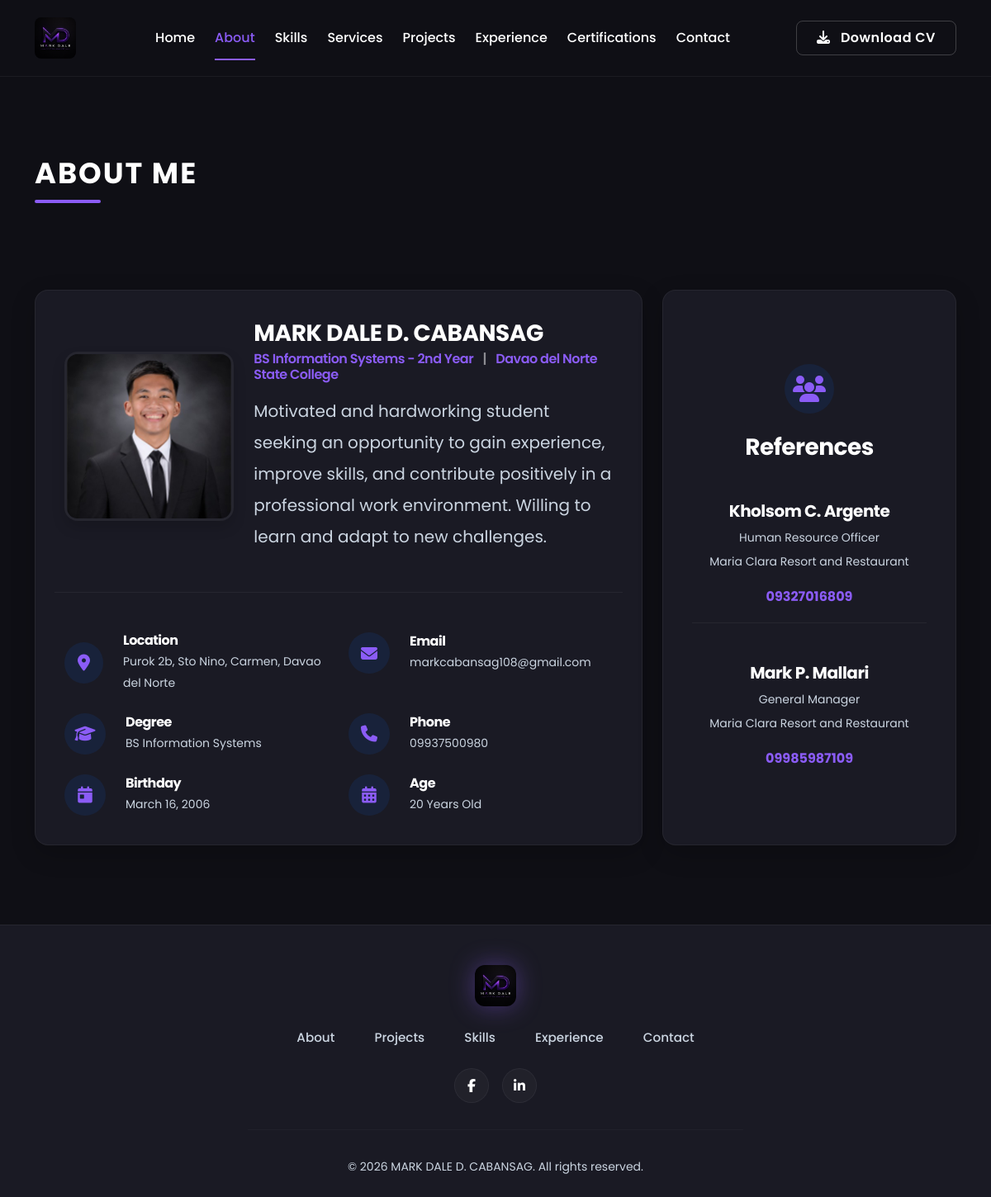
Page /about.php on the committed database.
### tables this page shows
CREATE TABLE `settings` (
  `id` int(11) NOT NULL,
  `site_title` varchar(255) DEFAULT 'Mark Dale D. Cabansag',
  `hero_title` varchar(255) DEFAULT 'INFORMATION SYSTEMS STUDENT',
  `hero_name` varchar(255) DEFAULT 'MARK DALE D. CABANSAG',
  `objective` text DEFAULT NULL,
  `email` varchar(255) DEFAULT 'markcabansag108@gmail.com',
  `phone` varchar(50) DEFAULT '0993-740-0980',
  `location` varchar(255) DEFAULT 'Purok 2b, Sto Nino, Carmen, Davao del Norte',
  `linkedin` varchar(255) DEFAULT 'https://www.linkedin.com/in/mark-dale-cabansag-010105409/',
  `github` varchar(255) DEFAULT ''
);

### about.php (the view)
<?php require_once 'includes/header.php'; ?>
<section class="py-5 mt-5 min-vh-100">
    <div class="container">
        <h2 class="section-title">About Me</h2>
        <div class="row mt-5 g-4 align-items-stretch">
            <div class="col-lg-8">
                <div class="custom-card h-100">
                    <div class="row align-items-center mb-5">
                        <div class="col-md-4 text-center text-md-start mb-4 mb-md-0">
                            <img src="assets/images/mark.jpg" alt="<?= htmlspecialchars($settings['hero_name'] ?? 'Mark Dale D. Cabansag') ?>" class="img-fluid rounded-4 shadow" style="max-height: 250px; object-fit: cover; border: 3px solid rgba(255,255,255,0.05);">
                        </div>
                        <div class="col-md-8">
                            <h3 class="text-white fw-bold mb-1"><?= htmlspecialchars($settings['hero_name'] ?? 'MARK DALE D. CABANSAG') ?></h3>
                            <h6 class="mb-3 fw-semibold" style="color: var(--primary-color) !important;">BS Information Systems - 2nd Year <span class="text-white mx-2 opacity-50">|</span> Davao del Norte State College</h6>
                            <p class="text-muted fs-5 mb-0" style="line-height: 1.9;">
                                <?= nl2br(htmlspecialchars($settings['objective'] ?? 'I am an Information Systems student with a passion for developing innovative and efficient solutions.')) ?>
                            </p>
                        </div>
                    </div>
                    <div class="row g-4 mt-2 border-top pt-4" style="border-color: rgba(255,255,255,0.05) !important;">
                        <div class="col-md-6">
                            <div class="d-flex align-items-center gap-4">
                                <div class="bg-primary bg-opacity-10 p-3 rounded-circle d-flex align-items-center justify-content-center" style="width: 50px; height: 50px; color: var(--primary-color);">
                                    <i class="fas fa-map-marker-alt fa-lg"></i>
                                </div>
                                <div>
                                    <h6 class="mb-1 text-white fw-bold">Location</h6>
                                    <p class="mb-0 text-muted small"><?= htmlspecialchars($settings['location'] ?? '') ?></p>
                                </div>
                            </div>
                        </div>
                        <div class="col-md-6">
                            <div class="d-flex align-items-center gap-4">
                                <div class="bg-primary bg-opacity-10 p-3 rounded-circle d-flex align-items-center justify-content-center" style="width: 50px; height: 50px; color: var(--primary-color);">
                                    <i class="fas fa-envelope fa-lg"></i>
                                </div>
                                <div>
                                    <h6 class="mb-1 text-white fw-bold">Email</h6>
                                    <p class="mb-0 text-muted small"><?= htmlspecialchars($settings['email'] ?? '') ?></p>
                                </div>
                            </div>
                        </div>
                        <div class="col-md-6">
                            <div class="d-flex align-items-center gap-4">
                                <div class="bg-primary bg-opacity-10 p-3 rounded-circle d-flex align-items-center justify-content-center" style="width: 50px; height: 50px; color: var(--primary-color);">
                                    <i class="fas fa-graduation-cap fa-lg"></i>
                                </div>
                                <div>
                                    <h6 class="mb-1 text-white fw-bold">Degree</h6>
                                    <p class="mb-0 text-muted small">BS Information Systems</p>
                                </div>
                            </div>
                        </div>
                        <div class="col-md-6">
                            <div class="d-flex align-items-center gap-4">
                                <div class="bg-primary bg-opacity-10 p-3 rounded-circle d-flex align-items-center justify-content-center" style="width: 50px; height: 50px; color: var(--primary-color);">
                                    <i class="fas fa-phone fa-lg"></i>
                                </div>
                                <div>
                                    <h6 class="mb-1 text-white fw-bold">Phone</h6>
                                    <p class="mb-0 text-muted small"><?= htmlspecialchars($settings['phone'] ?? '') ?></p>
                                </div>
                            </div>
                        </div>
                        <div class="col-md-6">
                            <div class="d-flex align-items-center gap-4">
                                <div class="bg-primary bg-opacity-10 p-3 rounded-circle d-flex align-items-center justify-content-center" style="width: 50px; height: 50px; color: var(--primary-color);">
                                    <i class="fas fa-calendar-day fa-lg"></i>
                                </div>
                                <div>
                                    <h6 class="mb-1 text-white fw-bold">Birthday</h6>
                                    <p class="mb-0 text-muted small">March 16, 2006</p>
                                </div>
                            </div>
                        </div>
                        <div class="col-md-6">
                            <div class="d-flex align-items-center gap-4">
                                <div class="bg-primary bg-opacity-10 p-3 rounded-circle d-flex align-items-center justify-content-center" style="width: 50px; height: 50px; color: var(--primary-color);">
                                    <i class="fas fa-calendar-alt fa-lg"></i>
                                </div>
                                <div>
                                    <h6 class="mb-1 text-white fw-bold">Age</h6>
                                    <?php
                                        $birthdate = new DateTime('2006-03-16');
                                        $today = new DateTime('today');
                                        $age = $birthdate->diff($today)->y;
                                    ?>
                                    <p class="mb-0 text-muted small"><?= $age ?> Years Old</p>
                                </div>
                            </div>
                        </div>
                    </div>
                </div>
            </div>
            <div class="col-lg-4">
                <div class="custom-card text-center h-100 d-flex flex-column justify-content-center py-5">
                    <div class="bg-primary bg-opacity-10 d-inline-flex align-items-center justify-content-center rounded-circle mx-auto mb-4" style="width: 60px; height: 60px; color: var(--primary-color);">
                        <i class="fas fa-users fa-2x"></i>
                    </div>
                    <h3 class="fw-bold mb-5 text-white">References</h3>
                    <div class="text-center mb-5 pb-3 border-bottom" style="border-color: rgba(255,255,255,0.05) !important;">
                        <h5 class="text-white fw-bold mb-2">Kholsom C. Argente</h5>
                        <p class="text-muted small mb-1">Human Resource Officer</p>
                        <p class="text-muted small mb-3">Maria Clara Resort and Restaurant</p>
                        <p class="text-primary fw-bold mb-0" style="color: var(--primary-color) !important;">09327016809</p>
                    </div>
                    <div class="text-center">
                        <h5 class="text-white fw-bold mb-2">Mark P. Mallari</h5>
                        <p class="text-muted small mb-1">General Manager</p>
                        <p class="text-muted small mb-3">Maria Clara Resort and Restaurant</p>
                        <p class="text-primary fw-bold mb-0" style="color: var(--primary-color) !important;">09985987109</p>
                    </div>
                </div>
            </div>
        </div>
    </div>
</section>
<?php require_once 'includes/footer.php'; ?>

### includes/footer.php (shortened to what this page needs)
<footer class="pt-5 pb-4 mt-5 border-top" style="border-color: rgba(255,255,255,0.05) !important; background-color: var(--surface-color);">
    <div class="container text-center">
        <a href="./" class="d-inline-block mb-4 text-decoration-none">
            <img src="assets/images/logo.png" alt="MD Logo" style="height: 50px; width: auto; border-radius: 12px; filter: drop-shadow(0 0 15px rgba(139, 92, 246, 0.4));">
        </a>
        <div class="d-flex flex-wrap justify-content-center gap-3 gap-md-5 mb-4 footer-nav-links">
            <a href="about" class="text-muted text-decoration-none">About</a>
            <a href="projects" class="text-muted text-decoration-none">Projects</a>
            <a href="skills" class="text-muted text-decoration-none">Skills</a>
            <a href="experience" class="text-muted text-decoration-none">Experience</a>
            <a href="contact" class="text-muted text-decoration-none">Contact</a>
        </div>
        <div class="d-flex justify-content-center gap-3 mb-2">
            <a href="https://www.facebook.com/markdalecabansag1" class="social-icon-footer" target="_blank"><i class="fab fa-facebook-f"></i></a>
            <?php if(!empty($settings['linkedin'])): ?>
            <a href="<?= htmlspecialchars($settings['linkedin']) ?>" class="social-icon-footer" target="_blank"><i class="fab fa-linkedin-in"></i></a>
            <?php endif; ?>
        </div>
        <hr style="border-color: rgba(255,255,255,0.1); margin: 2rem auto; width: 100%; max-width: 600px;">
        <p class="text-muted small mb-0">&copy; <?= date('Y') ?> <?= htmlspecialchars($settings['hero_name'] ?? 'Mark Dale D. Cabansag') ?>. All rights reserved.</p>
    </div>
</footer>
</body>
</html>

### assets/css/style.css (style rules this page uses)
:root { --bg-color: #0f0f15; --surface-color: #1a1a24; --surface-light: #252533; --primary-color: #8b5cf6; --primary-hover: #a78bfa; --text-main: #ffffff; --text-muted: #cbd5e1; --font-family: 'Poppins', sans-serif; }
body { background-color: var(--bg-color); color: var(--text-main); font-family: var(--font-family); -webkit-font-smoothing: antialiased; font-size: 16px; line-height: 1.8; }
.text-muted { color: var(--text-muted) !important; }
a { text-decoration: none; transition: all 0.3s ease; }
h1, h2, h3, h4, h5, h6 { color: var(--text-main); font-weight: 600; letter-spacing: -0.5px; }
.custom-card { background-color: var(--surface-color); border: 1px solid rgba(255, 255, 255, 0.05); border-radius: 16px; padding: 35px; transition: all 0.4s ease; box-shadow: 0 10px 30px rgba(0, 0, 0, 0.2); }
.section-title { font-weight: 700; margin-bottom: 3rem; font-size: 2.2rem; text-transform: uppercase; letter-spacing: 2px; position: relative; display: inline-block; }
.section-title::after { content: ''; position: absolute; bottom: -15px; left: 0; width: 80px; height: 4px; background-color: var(--primary-color); border-radius: 2px; }

### includes/footer.php (style rules this page uses)
.footer-nav-links a { font-weight: 500; font-size: 0.95rem; transition: color 0.3s ease; }
.social-icon-footer { display: inline-flex; align-items: center; justify-content: center; width: 42px; height: 42px; background-color: rgba(255,255,255,0.03); color: var(--text-main); border-radius: 50%; transition: all 0.3s ease; border: 1px solid rgba(255,255,255,0.05); }

### rows in the picture
settings: hero_name "MARK DALE D. CABANSAG", objective "Motivated and hardworking student seeking an opportunity to gain experience, improve skills, and contribute positively in a professional work environment. Willing to learn and adapt to new challenges.", location "Purok 2b, Sto Nino, Carmen, Davao del Norte", email "markcabansag108@gmail.com", phone "09937500980"

### other values in the picture
$age "20"
